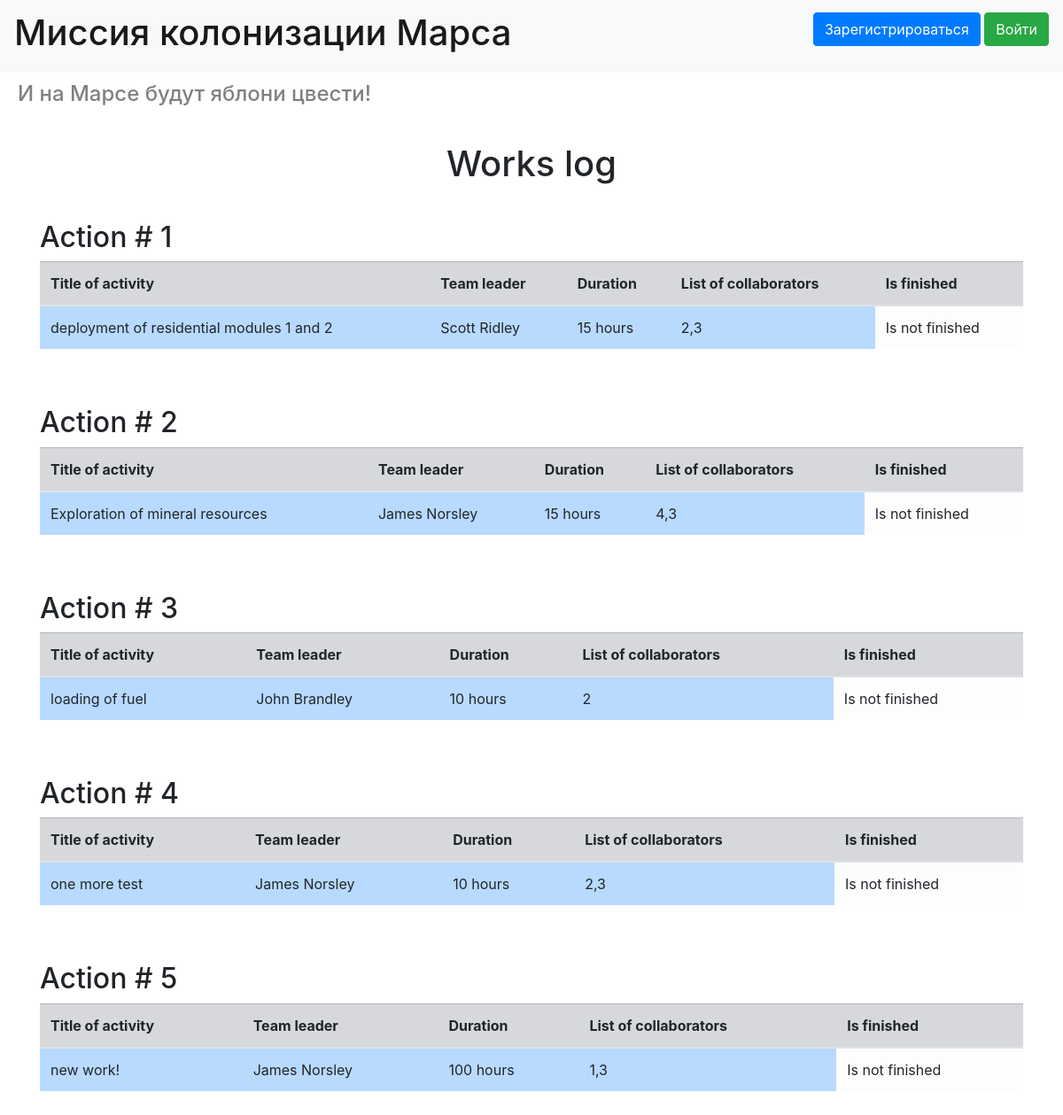
Before: / with the older database file.
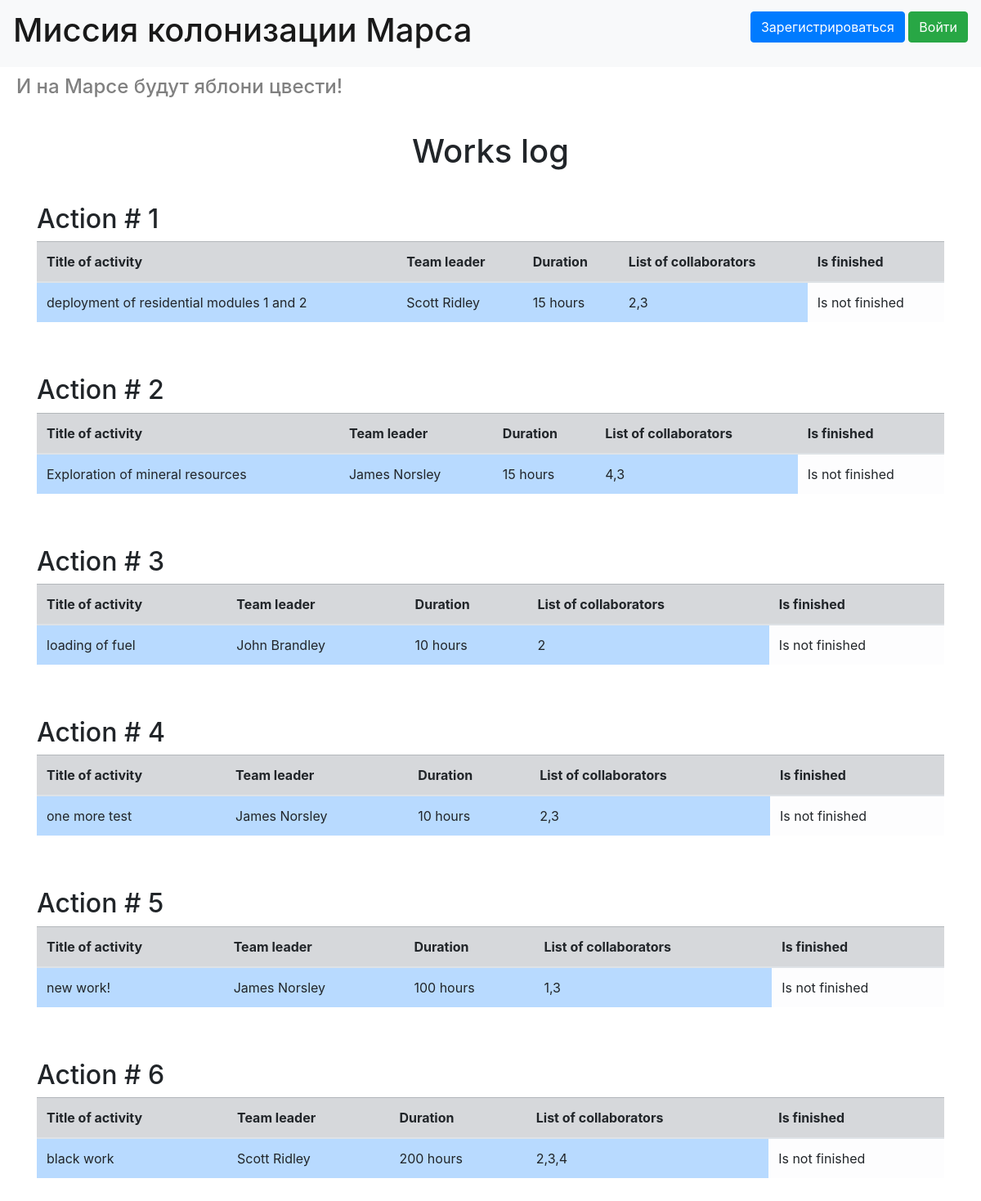
After: the same page with the newer database file.
### data/jobs.py (models this page shows, shortened)
class Jobs(SqlAlchemyBase, SerializerMixin):
    __tablename__ = 'jobs'
    id = sqlalchemy.Column(sqlalchemy.Integer, primary_key=True, autoincrement=True)
    team_leader = sqlalchemy.Column(sqlalchemy.Integer, sqlalchemy.ForeignKey('users.id'))
    creater = sqlalchemy.Column(sqlalchemy.String)
    job = sqlalchemy.Column(sqlalchemy.String, nullable=True)
    work_size = sqlalchemy.Column(sqlalchemy.Integer, nullable=True)
    collaborators = sqlalchemy.Column(sqlalchemy.String, nullable=True)
    start_date = sqlalchemy.Column(sqlalchemy.String, nullable=True)
    end_date = sqlalchemy.Column(sqlalchemy.String, nullable=True)
    is_finished = sqlalchemy.Column(sqlalchemy.Boolean, nullable=True, default=False)
    user = orm.relationship("User")

### data/users.py (models this page shows, shortened)
class User(SqlAlchemyBase, UserMixin):
    __tablename__ = 'users'
    id = sqlalchemy.Column(sqlalchemy.Integer, primary_key=True, autoincrement=True)
    name = sqlalchemy.Column(sqlalchemy.String, nullable=True)
    surname = sqlalchemy.Column(sqlalchemy.String, nullable=True)
    age = sqlalchemy.Column(sqlalchemy.Integer, nullable=True)
    position = sqlalchemy.Column(sqlalchemy.String, nullable=True)
    speciality = sqlalchemy.Column(sqlalchemy.String, nullable=True)
    address = sqlalchemy.Column(sqlalchemy.String, nullable=True)
    email = sqlalchemy.Column(sqlalchemy.String, index=True, unique=True, nullable=False)
    hashed_password = sqlalchemy.Column(sqlalchemy.String, nullable=True)
    created_date = sqlalchemy.Column(sqlalchemy.DateTime, default=datetime.datetime.now)
    jobs = orm.relationship("Jobs", back_populates='user')
    departments = orm.relationship('Department', back_populates='user')

### main.py (the view)
@app.route('/')
def users():
    db_sess = db_session.create_session()
    lst = [i.id for i in db_sess.query(User).filter(User.position == 'captain')]
    return render_template('index.html', jobs=db_sess.query(Jobs), colonists=db_sess.query(User), captains=lst)

### data/db_session.py (called while the page is built)
def create_session() -> Session:
    global __factory
    return __factory()

### templates/index.html (shortened to what this page needs)
{% extends "base.html" %}
{% block content %}
<h1 style="text-align: center; margin: 40px">Works log</h1>
{% for job in jobs %}
<h2>Action # {{job.id}}</h2>
<table class="table">
    <thead>
    <tr class="table-secondary">
        <th>Title of activity</th>
        <th>Team leader</th>
        <th>Duration</th>
        <th>List of collaborators</th>
        <th>Is finished</th>
    </tr>
    </thead>
    <tbody>
    <tr>
        <td class="table-primary">{{job.job}}</td>
        {% for colonist in colonists %}
        {% if colonist.id == job.team_leader%}
        <td class="table-primary">{{colonist.surname}} {{colonist.name}}</td>
        {% endif%}
        {% endfor %}
        <td class="table-primary">{{job.work_size}} hours</td>
        <td class="table-primary">{{job.collaborators}}</td>
        {% if job.is_finished == False%}
        <td class="table-light">Is not finished</td>
        {% else %}
        <td class="table-light">Is finished</td>
        {% endif %}
    </tr>
    </tbody>
</table>
<br>
<br>
{% endfor %}
{% endblock %}

### templates/base.html (shortened to what this page needs)
<!doctype html>
<html lang="en">
<head>
    <link rel="stylesheet"
          href="https://stackpath.bootstrapcdn.com/bootstrap/4.4.1/css/bootstrap.min.css"
>
</head>
<body>
<header>
    <nav class="navbar navbar-light bg-light">
        <a class="navbar-brand" href="#"><h1>Миссия колонизации Марса</h1></a>
        {% if current_user.is_authenticated %}
        <a class="navbar-brand" href="/logout">{{ current_user.name }}</a>
        {% else %}
        <p>
            <a class="btn btn-primary " href="/register">Зарегистрироваться</a>
            <a class="btn btn-success" href="/login">Войти</a>
        </p>
        {% endif %}
    </nav>
    <div>
        <h4 style="color: gray; margin: 10px 10px 10px 20px;">И на Марсе будут яблони цвести!</h4>
    </div>
</header>
<main role="main" class="container">
    {% block content %}{% endblock %}
</main>
</body>
</html>

Changed rows visible on the page:
added Jobs: id "6", job "black work", work_size "200", collaborators "2,3,4", is_finished "Is not finished", User (surname "Scott", name "Ridley")
